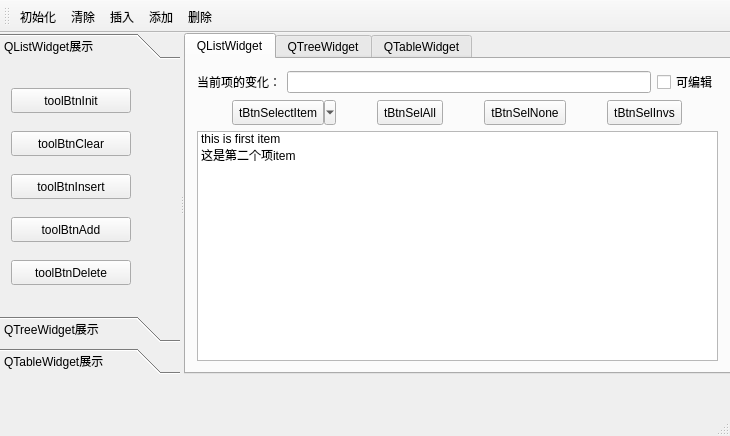
<?xml version="1.0" encoding="UTF-8"?>
<ui version="4.0">
 <class>ExQListWidget</class>
 <widget class="QMainWindow" name="ExQListWidget">
  <property name="geometry">
   <rect>
    <x>0</x>
    <y>0</y>
    <width>730</width>
    <height>436</height>
   </rect>
  </property>
  <property name="windowTitle">
   <string>ExQListWidget</string>
  </property>
  <widget class="QWidget" name="centralWidget">
   <widget class="QSplitter" name="splitter">
    <property name="geometry">
     <rect>
      <x>0</x>
      <y>0</y>
      <width>731</width>
      <height>341</height>
     </rect>
    </property>
    <property name="orientation">
     <enum>Qt::Horizontal</enum>
    </property>
    <widget class="QToolBox" name="toolBox">
     <property name="minimumSize">
      <size>
       <width>140</width>
       <height>0</height>
      </size>
     </property>
     <property name="maximumSize">
      <size>
       <width>180</width>
       <height>16777215</height>
      </size>
     </property>
     <property name="currentIndex">
      <number>0</number>
     </property>
     <widget class="QWidget" name="pageList">
      <property name="geometry">
       <rect>
        <x>0</x>
        <y>0</y>
        <width>180</width>
        <height>251</height>
       </rect>
      </property>
      <attribute name="icon">
       <iconset resource="resources.qrc">
        <normaloff>:/images/List.png</normaloff>:/images/List.png</iconset>
      </attribute>
      <attribute name="label">
       <string>QListWidget展示</string>
      </attribute>
      <layout class="QVBoxLayout" name="verticalLayout_2">
       <item>
        <widget class="QToolButton" name="toolBtnInit">
         <property name="minimumSize">
          <size>
           <width>120</width>
           <height>25</height>
          </size>
         </property>
         <property name="text">
          <string>toolBtnInit</string>
         </property>
         <property name="toolButtonStyle">
          <enum>Qt::ToolButtonTextBesideIcon</enum>
         </property>
        </widget>
       </item>
       <item>
        <widget class="QToolButton" name="toolBtnClear">
         <property name="minimumSize">
          <size>
           <width>120</width>
           <height>25</height>
          </size>
         </property>
         <property name="text">
          <string>toolBtnClear</string>
         </property>
         <property name="toolButtonStyle">
          <enum>Qt::ToolButtonTextBesideIcon</enum>
         </property>
        </widget>
       </item>
       <item>
        <widget class="QToolButton" name="toolBtnInsert">
         <property name="minimumSize">
          <size>
           <width>120</width>
           <height>25</height>
          </size>
         </property>
         <property name="text">
          <string>toolBtnInsert</string>
         </property>
         <property name="toolButtonStyle">
          <enum>Qt::ToolButtonTextBesideIcon</enum>
         </property>
        </widget>
       </item>
       <item>
        <widget class="QToolButton" name="toolBtnAdd">
         <property name="minimumSize">
          <size>
           <width>120</width>
           <height>25</height>
          </size>
         </property>
         <property name="text">
          <string>toolBtnAdd</string>
         </property>
         <property name="toolButtonStyle">
          <enum>Qt::ToolButtonTextBesideIcon</enum>
         </property>
        </widget>
       </item>
       <item>
        <widget class="QToolButton" name="toolBtnDelete">
         <property name="minimumSize">
          <size>
           <width>120</width>
           <height>25</height>
          </size>
         </property>
         <property name="text">
          <string>toolBtnDelete</string>
         </property>
         <property name="toolButtonStyle">
          <enum>Qt::ToolButtonTextUnderIcon</enum>
         </property>
        </widget>
       </item>
      </layout>
     </widget>
     <widget class="QWidget" name="pageTree">
      <property name="geometry">
       <rect>
        <x>0</x>
        <y>0</y>
        <width>180</width>
        <height>251</height>
       </rect>
      </property>
      <property name="cursor">
       <cursorShape>SizeVerCursor</cursorShape>
      </property>
      <attribute name="icon">
       <iconset resource="resources.qrc">
        <normaloff>:/images/TREE.png</normaloff>:/images/TREE.png</iconset>
      </attribute>
      <attribute name="label">
       <string>QTreeWidget展示</string>
      </attribute>
      <layout class="QGridLayout" name="gridLayout_2">
       <item row="0" column="0">
        <widget class="QGroupBox" name="groupBox">
         <property name="title">
          <string>GroupBox</string>
         </property>
         <layout class="QVBoxLayout" name="verticalLayout_4">
          <item>
           <widget class="QLabel" name="labLeft">
            <property name="text">
             <string>此处没有实现任何功能</string>
            </property>
           </widget>
          </item>
          <item>
           <widget class="QLineEdit" name="lineEditLeft"/>
          </item>
          <item>
           <widget class="QSpinBox" name="spinBoxLeft"/>
          </item>
         </layout>
        </widget>
       </item>
       <item row="1" column="0">
        <spacer name="verticalSpacer">
         <property name="orientation">
          <enum>Qt::Vertical</enum>
         </property>
         <property name="sizeHint" stdset="0">
          <size>
           <width>20</width>
           <height>40</height>
          </size>
         </property>
        </spacer>
       </item>
      </layout>
     </widget>
     <widget class="QWidget" name="pageTable">
      <attribute name="icon">
       <iconset resource="resources.qrc">
        <normaloff>:/images/Table.png</normaloff>:/images/Table.png</iconset>
      </attribute>
      <attribute name="label">
       <string>QTableWidget展示</string>
      </attribute>
      <widget class="QLabel" name="label_2">
       <property name="geometry">
        <rect>
         <x>10</x>
         <y>60</y>
         <width>161</width>
         <height>91</height>
        </rect>
       </property>
       <property name="text">
        <string>此处连布局都没有</string>
       </property>
      </widget>
     </widget>
    </widget>
    <widget class="QTabWidget" name="tabWidget">
     <property name="minimumSize">
      <size>
       <width>320</width>
       <height>0</height>
      </size>
     </property>
     <property name="currentIndex">
      <number>0</number>
     </property>
     <widget class="QWidget" name="tabList">
      <attribute name="icon">
       <iconset resource="resources.qrc">
        <normaloff>:/images/List.png</normaloff>:/images/List.png</iconset>
      </attribute>
      <attribute name="title">
       <string>QListWidget</string>
      </attribute>
      <layout class="QGridLayout" name="gridLayout_3">
       <item row="2" column="0">
        <layout class="QHBoxLayout" name="horizontalLayout_2">
         <item>
          <widget class="QToolButton" name="toolBtnSelectItem">
           <property name="minimumSize">
            <size>
             <width>0</width>
             <height>25</height>
            </size>
           </property>
           <property name="text">
            <string>tBtnSelectItem</string>
           </property>
           <property name="popupMode">
            <enum>QToolButton::MenuButtonPopup</enum>
           </property>
           <property name="toolButtonStyle">
            <enum>Qt::ToolButtonTextBesideIcon</enum>
           </property>
          </widget>
         </item>
         <item>
          <widget class="QToolButton" name="toolBtnSelAll">
           <property name="minimumSize">
            <size>
             <width>0</width>
             <height>25</height>
            </size>
           </property>
           <property name="text">
            <string>tBtnSelAll</string>
           </property>
          </widget>
         </item>
         <item>
          <widget class="QToolButton" name="toolBtnSelNone">
           <property name="minimumSize">
            <size>
             <width>0</width>
             <height>25</height>
            </size>
           </property>
           <property name="text">
            <string>tBtnSelNone</string>
           </property>
          </widget>
         </item>
         <item>
          <widget class="QToolButton" name="toolBtnSelInvs">
           <property name="minimumSize">
            <size>
             <width>0</width>
             <height>25</height>
            </size>
           </property>
           <property name="text">
            <string>tBtnSelInvs</string>
           </property>
          </widget>
         </item>
        </layout>
       </item>
       <item row="1" column="0">
        <layout class="QHBoxLayout" name="horizontalLayout">
         <item>
          <widget class="QLabel" name="labCurrItem">
           <property name="text">
            <string>当前项的变化：</string>
           </property>
          </widget>
         </item>
         <item>
          <widget class="QLineEdit" name="lineEditRight"/>
         </item>
         <item>
          <widget class="QCheckBox" name="checkBox">
           <property name="text">
            <string>可编辑</string>
           </property>
          </widget>
         </item>
        </layout>
       </item>
       <item row="3" column="0">
        <widget class="QListWidget" name="listWidget">
         <item>
          <property name="text">
           <string>this is first item</string>
          </property>
          <property name="checkState">
           <enum>Unchecked</enum>
          </property>
          <property name="icon">
           <iconset resource="resources.qrc">
            <normaloff>:/images/github.png</normaloff>:/images/github.png</iconset>
          </property>
          <property name="flags">
           <set>ItemIsSelectable|ItemIsEditable|ItemIsDragEnabled|ItemIsUserCheckable|ItemIsEnabled</set>
          </property>
         </item>
         <item>
          <property name="text">
           <string>这是第二个项item</string>
          </property>
          <property name="checkState">
           <enum>Unchecked</enum>
          </property>
          <property name="icon">
           <iconset resource="resources.qrc">
            <normaloff>:/images/gril.png</normaloff>:/images/gril.png</iconset>
          </property>
         </item>
        </widget>
       </item>
      </layout>
     </widget>
     <widget class="QWidget" name="tabTree">
      <attribute name="icon">
       <iconset resource="resources.qrc">
        <normaloff>:/images/TREE.png</normaloff>:/images/TREE.png</iconset>
      </attribute>
      <attribute name="title">
       <string>QTreeWidget</string>
      </attribute>
      <layout class="QGridLayout" name="gridLayout">
       <item row="0" column="0">
        <widget class="QPushButton" name="pushButton">
         <property name="text">
          <string>这里什么都没有，只有一个布局，此页面也没有实现任何功能</string>
         </property>
        </widget>
       </item>
      </layout>
     </widget>
     <widget class="QWidget" name="tabTable">
      <attribute name="icon">
       <iconset resource="resources.qrc">
        <normaloff>:/images/Table.png</normaloff>:/images/Table.png</iconset>
      </attribute>
      <attribute name="title">
       <string>QTableWidget</string>
      </attribute>
      <widget class="QLabel" name="label">
       <property name="geometry">
        <rect>
         <x>110</x>
         <y>120</y>
         <width>331</width>
         <height>101</height>
        </rect>
       </property>
       <property name="text">
        <string>这里什么都没有，连布局都没有</string>
       </property>
      </widget>
     </widget>
    </widget>
   </widget>
  </widget>
  <widget class="QMenuBar" name="menuBar">
   <property name="geometry">
    <rect>
     <x>0</x>
     <y>0</y>
     <width>730</width>
     <height>23</height>
    </rect>
   </property>
  </widget>
  <widget class="QStatusBar" name="statusBar"/>
  <widget class="QToolBar" name="toolBar">
   <property name="windowTitle">
    <string>toolBar</string>
   </property>
   <property name="toolButtonStyle">
    <enum>Qt::ToolButtonTextUnderIcon</enum>
   </property>
   <attribute name="toolBarArea">
    <enum>TopToolBarArea</enum>
   </attribute>
   <attribute name="toolBarBreak">
    <bool>false</bool>
   </attribute>
   <addaction name="actListInit"/>
   <addaction name="actClear"/>
   <addaction name="actInsert"/>
   <addaction name="actAdd"/>
   <addaction name="actDel"/>
  </widget>
  <action name="actListInit">
   <property name="icon">
    <iconset resource="resources.qrc">
     <normaloff>:/images/init.png</normaloff>:/images/init.png</iconset>
   </property>
   <property name="text">
    <string>初始化</string>
   </property>
   <property name="toolTip">
    <string>初始化列表</string>
   </property>
   <property name="shortcut">
    <string>Ctrl+I</string>
   </property>
  </action>
  <action name="actClear">
   <property name="icon">
    <iconset resource="resources.qrc">
     <normaloff>:/images/clear.png</normaloff>:/images/clear.png</iconset>
   </property>
   <property name="text">
    <string>清除</string>
   </property>
   <property name="toolTip">
    <string>清除列表</string>
   </property>
   <property name="shortcut">
    <string>Alt+C</string>
   </property>
  </action>
  <action name="actInsert">
   <property name="icon">
    <iconset resource="resources.qrc">
     <normaloff>:/images/insert.png</normaloff>:/images/insert.png</iconset>
   </property>
   <property name="text">
    <string>插入</string>
   </property>
   <property name="toolTip">
    <string>插入项</string>
   </property>
   <property name="shortcut">
    <string>Alt+I</string>
   </property>
  </action>
  <action name="actAdd">
   <property name="icon">
    <iconset resource="resources.qrc">
     <normaloff>:/images/add.png</normaloff>:/images/add.png</iconset>
   </property>
   <property name="text">
    <string>添加</string>
   </property>
   <property name="toolTip">
    <string>添加项</string>
   </property>
   <property name="shortcut">
    <string>Alt+A</string>
   </property>
  </action>
  <action name="actDel">
   <property name="icon">
    <iconset resource="resources.qrc">
     <normaloff>:/images/delete.png</normaloff>:/images/delete.png</iconset>
   </property>
   <property name="text">
    <string>删除</string>
   </property>
   <property name="toolTip">
    <string>删除当前项目</string>
   </property>
   <property name="shortcut">
    <string>Ctrl+D</string>
   </property>
  </action>
  <action name="actSelAll">
   <property name="text">
    <string>全选</string>
   </property>
   <property name="toolTip">
    <string>选择全部</string>
   </property>
   <property name="shortcut">
    <string>Ctrl+A</string>
   </property>
  </action>
  <action name="actSelNone">
   <property name="text">
    <string>全不选</string>
   </property>
   <property name="toolTip">
    <string>全部不选中</string>
   </property>
  </action>
  <action name="actSelInvs">
   <property name="text">
    <string>反选</string>
   </property>
   <property name="toolTip">
    <string>选择相反的部分</string>
   </property>
  </action>
  <action name="actSelPopMenu">
   <property name="icon">
    <iconset resource="resources.qrc">
     <normaloff>:/images/menu.png</normaloff>:/images/menu.png</iconset>
   </property>
   <property name="text">
    <string>选项</string>
   </property>
   <property name="toolTip">
    <string>多种选择方式</string>
   </property>
  </action>
  <action name="actExit">
   <property name="icon">
    <iconset resource="resources.qrc">
     <normaloff>:/images/exit.png</normaloff>:/images/exit.png</iconset>
   </property>
   <property name="text">
    <string>退出</string>
   </property>
   <property name="toolTip">
    <string>退出程序</string>
   </property>
   <property name="shortcut">
    <string>Ctrl+0</string>
   </property>
  </action>
 </widget>
 <layoutdefault spacing="6" margin="11"/>
 <resources>
  <include location="resources.qrc"/>
 </resources>
 <connections>
  <connection>
   <sender>actSelPopMenu</sender>
   <signal>triggered()</signal>
   <receiver>actSelInvs</receiver>
   <slot>trigger()</slot>
   <hints>
    <hint type="sourcelabel">
     <x>-1</x>
     <y>-1</y>
    </hint>
    <hint type="destinationlabel">
     <x>363</x>
     <y>212</y>
    </hint>
   </hints>
  </connection>
 </connections>
</ui>
